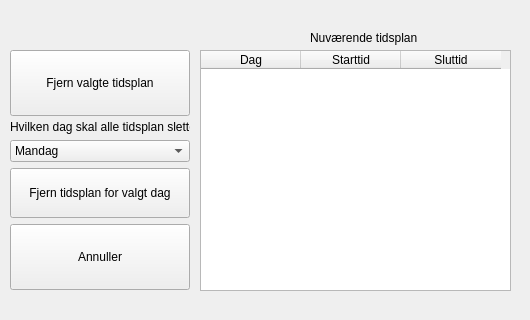
<?xml version="1.0" encoding="UTF-8"?>
<ui version="4.0">
 <class>RemoveEntry</class>
 <widget class="QWidget" name="RemoveEntry">
  <property name="geometry">
   <rect>
    <x>0</x>
    <y>0</y>
    <width>530</width>
    <height>320</height>
   </rect>
  </property>
  <property name="windowTitle">
   <string>Form</string>
  </property>
  <widget class="QLabel" name="label_4">
   <property name="geometry">
    <rect>
     <x>310</x>
     <y>30</y>
     <width>131</width>
     <height>16</height>
    </rect>
   </property>
   <property name="text">
    <string>Nuværende tidsplan</string>
   </property>
  </widget>
  <widget class="QTableWidget" name="EntriesTable">
   <property name="geometry">
    <rect>
     <x>200</x>
     <y>50</y>
     <width>311</width>
     <height>241</height>
    </rect>
   </property>
   <property name="sizePolicy">
    <sizepolicy hsizetype="Fixed" vsizetype="Fixed">
     <horstretch>0</horstretch>
     <verstretch>0</verstretch>
    </sizepolicy>
   </property>
   <property name="editTriggers">
    <set>QAbstractItemView::NoEditTriggers</set>
   </property>
   <property name="selectionMode">
    <enum>QAbstractItemView::SingleSelection</enum>
   </property>
   <property name="selectionBehavior">
    <enum>QAbstractItemView::SelectRows</enum>
   </property>
   <attribute name="verticalHeaderVisible">
    <bool>false</bool>
   </attribute>
   <column>
    <property name="text">
     <string>Dag</string>
    </property>
   </column>
   <column>
    <property name="text">
     <string>Starttid</string>
    </property>
   </column>
   <column>
    <property name="text">
     <string>Sluttid</string>
    </property>
   </column>
  </widget>
  <widget class="QWidget" name="verticalLayoutWidget">
   <property name="geometry">
    <rect>
     <x>10</x>
     <y>50</y>
     <width>180</width>
     <height>301</height>
    </rect>
   </property>
   <layout class="QVBoxLayout" name="verticalLayout">
    <item>
     <widget class="QPushButton" name="RemoveEntry_2">
      <property name="sizePolicy">
       <sizepolicy hsizetype="Minimum" vsizetype="Expanding">
        <horstretch>0</horstretch>
        <verstretch>0</verstretch>
       </sizepolicy>
      </property>
      <property name="minimumSize">
       <size>
        <width>172</width>
        <height>66</height>
       </size>
      </property>
      <property name="text">
       <string>Fjern valgte tidsplan</string>
      </property>
     </widget>
    </item>
    <item>
     <widget class="QLabel" name="label">
      <property name="text">
       <string>Hvilken dag skal alle tidsplan slettes</string>
      </property>
     </widget>
    </item>
    <item>
     <widget class="QComboBox" name="ComboDayBox">
      <item>
       <property name="text">
        <string>Mandag</string>
       </property>
      </item>
      <item>
       <property name="text">
        <string>Tirsdag</string>
       </property>
      </item>
      <item>
       <property name="text">
        <string>Onsdag</string>
       </property>
      </item>
      <item>
       <property name="text">
        <string>Torsdag</string>
       </property>
      </item>
      <item>
       <property name="text">
        <string>Fredag</string>
       </property>
      </item>
      <item>
       <property name="text">
        <string>Lørdag</string>
       </property>
      </item>
      <item>
       <property name="text">
        <string>Søndag</string>
       </property>
      </item>
     </widget>
    </item>
    <item>
     <widget class="QPushButton" name="RemoveEntriesForDay">
      <property name="sizePolicy">
       <sizepolicy hsizetype="Minimum" vsizetype="Expanding">
        <horstretch>0</horstretch>
        <verstretch>0</verstretch>
       </sizepolicy>
      </property>
      <property name="minimumSize">
       <size>
        <width>172</width>
        <height>50</height>
       </size>
      </property>
      <property name="text">
       <string>Fjern tidsplan for valgt dag</string>
      </property>
     </widget>
    </item>
    <item>
     <widget class="QPushButton" name="Annuller">
      <property name="sizePolicy">
       <sizepolicy hsizetype="Minimum" vsizetype="Expanding">
        <horstretch>0</horstretch>
        <verstretch>0</verstretch>
       </sizepolicy>
      </property>
      <property name="minimumSize">
       <size>
        <width>172</width>
        <height>66</height>
       </size>
      </property>
      <property name="text">
       <string>Annuller</string>
      </property>
     </widget>
    </item>
    <item>
     <spacer name="verticalSpacer">
      <property name="orientation">
       <enum>Qt::Vertical</enum>
      </property>
      <property name="sizeType">
       <enum>QSizePolicy::Fixed</enum>
      </property>
      <property name="sizeHint" stdset="0">
       <size>
        <width>20</width>
        <height>100</height>
       </size>
      </property>
     </spacer>
    </item>
   </layout>
  </widget>
 </widget>
 <resources/>
 <connections/>
</ui>
